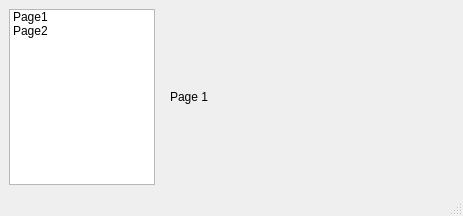
<?xml version="1.0" encoding="UTF-8"?>
<ui version="4.0">
 <class>MainWindow</class>
 <widget class="QMainWindow" name="MainWindow">
  <property name="geometry">
   <rect>
    <x>0</x>
    <y>0</y>
    <width>463</width>
    <height>216</height>
   </rect>
  </property>
  <property name="windowTitle">
   <string>MainWindow</string>
  </property>
  <widget class="QWidget" name="centralwidget">
   <layout class="QHBoxLayout" name="horizontalLayout">
    <item>
     <widget class="QListWidget" name="listWidget">
      <property name="sizePolicy">
       <sizepolicy hsizetype="Expanding" vsizetype="Expanding">
        <horstretch>1</horstretch>
        <verstretch>0</verstretch>
       </sizepolicy>
      </property>
      <item>
       <property name="text">
        <string>Page1</string>
       </property>
      </item>
      <item>
       <property name="text">
        <string>Page2</string>
       </property>
      </item>
     </widget>
    </item>
    <item>
     <widget class="QStackedWidget" name="stackedWidget">
      <property name="sizePolicy">
       <sizepolicy hsizetype="Preferred" vsizetype="Preferred">
        <horstretch>2</horstretch>
        <verstretch>0</verstretch>
       </sizepolicy>
      </property>
      <property name="currentIndex">
       <number>0</number>
      </property>
      <widget class="QWidget" name="page">
       <layout class="QHBoxLayout" name="horizontalLayout_3">
        <item>
         <widget class="QLabel" name="label">
          <property name="text">
           <string>Page 1</string>
          </property>
         </widget>
        </item>
       </layout>
      </widget>
      <widget class="QWidget" name="page_2">
       <layout class="QHBoxLayout" name="horizontalLayout_2">
        <item>
         <widget class="QLabel" name="label_2">
          <property name="text">
           <string>Page 2</string>
          </property>
         </widget>
        </item>
       </layout>
      </widget>
     </widget>
    </item>
   </layout>
  </widget>
  <widget class="QMenuBar" name="menubar">
   <property name="geometry">
    <rect>
     <x>0</x>
     <y>0</y>
     <width>463</width>
     <height>24</height>
    </rect>
   </property>
  </widget>
  <widget class="QStatusBar" name="statusbar"/>
 </widget>
 <resources/>
 <connections/>
</ui>
